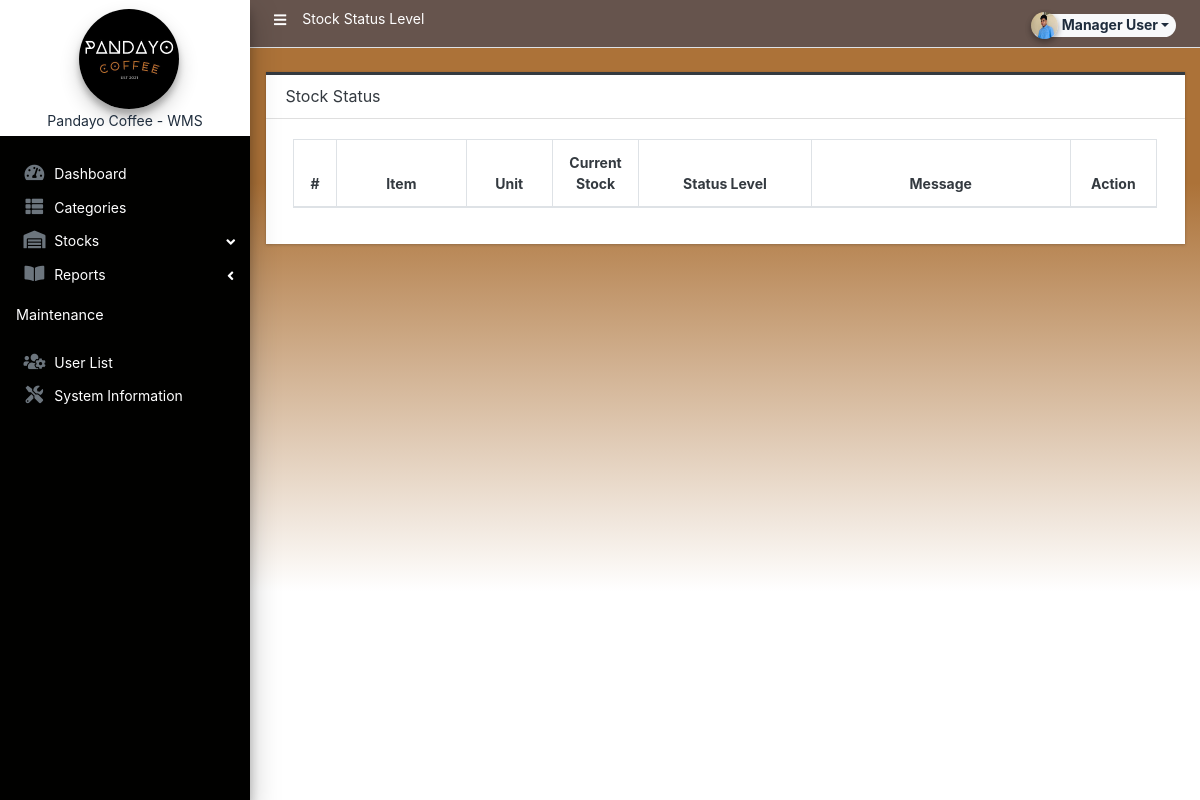
/admin/?page=stockStatus (signed in), run on an earlier commit of the app's database.
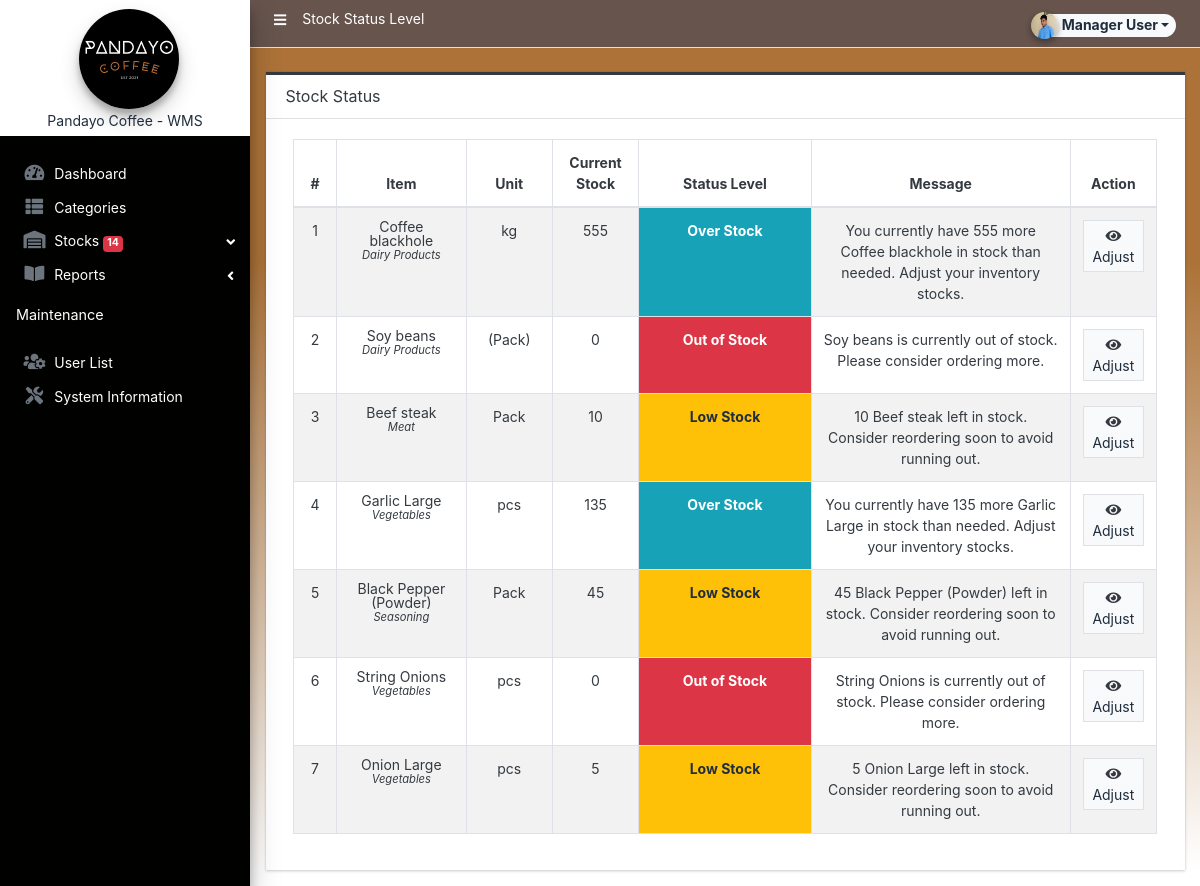
And on a later commit of the database.
### tables this page shows
CREATE TABLE `item_list` (
  `id` int(30) NOT NULL,
  `category_id` int(30) NOT NULL,
  `name` text NOT NULL,
  `unit` varchar(250) NOT NULL,
  `description` text NOT NULL,
  `status` tinyint(1) NOT NULL DEFAULT 1,
  `date_expiration` date NOT NULL,
  `delete_flag` tinyint(1) NOT NULL DEFAULT 0,
  `date_created` datetime NOT NULL DEFAULT current_timestamp(),
  `date_updated` datetime NOT NULL DEFAULT current_timestamp() ON UPDATE current_timestamp()
);

CREATE TABLE `category_list` (
  `id` int(30) NOT NULL,
  `name` text NOT NULL,
  `unit` varchar(250) NOT NULL DEFAULT 'pcs',
  `description` text NOT NULL,
  `status` tinyint(1) NOT NULL DEFAULT 1,
  `delete_flag` tinyint(1) NOT NULL DEFAULT 0,
  `date_created` datetime NOT NULL DEFAULT current_timestamp(),
  `date_updated` datetime NOT NULL DEFAULT current_timestamp() ON UPDATE current_timestamp()
);

### admin/stockStatus/index.php (the view, shortened to what the changed rows need)
<div class="card card-outline rounded-0 card-dark">
	<div class="card-body">
        <div class="container-fluid">
			<table class="table table-hover table-striped table-bordered text-center" id="list">
				<colgroup>
				</colgroup>
				<thead>
					<tr>
						<th>#</th>
						<th>Item</th>
						<th>Unit</th>
						<th>Current Stock</th>
						<th>Status Level</th>
						<th>Message</th>
						<th>Action</th>
					</tr>
				</thead>
				<tbody>
                <?php
					$i = 1;
					$qry = $conn->query("SELECT i.*, c.name AS category, (COALESCE((SELECT SUM(quantity) FROM stockin_list WHERE item_id = i.id),0) - COALESCE((SELECT SUM(quantity) FROM stockout_list WHERE item_id = i.id),0)) AS available, s.min_stock, s.max_stock FROM item_list i INNER JOIN category_list c ON i.category_id = c.id INNER JOIN stock_notif s ON s.id = 1 WHERE i.delete_flag = 0 ORDER BY i.date_updated DESC");
					while($row = $qry->fetch_assoc()):
						$name = $row['name'];
						$min_stock = (int) $row['min_stock'];
						$max_stock = (int) $row['max_stock'];
						$available_quantity = (int)$row['available'];
						$title = '';
						$message = '';
						if ($available_quantity == 0) {
							$title = "Out of Stock";
							$message = $name . " is currently out of stock. Please consider ordering more.";
							$class = "bg-danger";
						} elseif ($available_quantity <= $min_stock ) {
							$title = "Low Stock";
							$message = $available_quantity . " " . $name . " left in stock. Consider reordering soon to avoid running out.";
							$class = "bg-warning";
						} elseif ($available_quantity >= $max_stock) {
							$title = "Over Stock";
							$message = "You currently have " . $available_quantity . " more " . $name . " in stock than needed. Adjust your inventory stocks.";
							$class = "bg-info";
						} else {
							continue;
						}
					?>
						<tr>
							<td><?php echo $i++; ?></td>
							<td class="">
								<div style="line-height:1em">
									<div><?= $row['name'] ?></div>
									<div class="small"><i><?= $row['category'] ?></i></div>
								</div>
							</td>
							<td><?= $row['unit'] ?></td>
							<td><?= (int)$row['available'] ?></td>
							<td class="<?= $class ?>"><strong><?= $title ?></strong></td>
							<td><?= $message ?></td>
							<td><a class="btn btn-flat btn-sm btn-light bg-gradient-light border" href="./?page=stocks/view_stock&id=<?php echo $row['id'] ?>"><span class="fa fa-eye text-dark"></span> Adjust</a>
 </td>
						</tr>
				<?php endwhile; ?>
				</tbody>
			</table>
		</div>
	</div>
</div>

### admin/inc/navigation.php (shortened to what the changed rows need)
<aside class="main-sidebar sidebar-white navbar-dark elevation-4 sidebar-no-expand dark-bg">
  <div class="sidebar os-host os-theme-light os-host-overflow os-host-overflow-y os-host-resize-disabled os-host-transition os-host-scrollbar-horizontal-hidden">
    <div class="os-padding  nav-mt">
      <div class="os-viewport os-viewport-native-scrollbars-invisible" style="overflow-y: scroll;">
        <div class="os-content" style="padding: 0px 8px; height: 100%; width: 100%;">
          <nav class="mt-1">
            <ul class="nav nav-pills nav-sidebar flex-column text-sm nav-compact nav-flat nav-child-indent nav-collapse-hide-child" data-widget="treeview" role="menu" data-accordion="false">
              <li class="nav-item">
                <a href="#" class="nav-link">
                  <p style="color:white">
                    Stocks
                    <i class="right fas fa-angle-left"></i>
                    <?php
                      $count = 0;
                      $qry_count = $conn->query("SELECT COUNT(*) as count FROM `item_list` i INNER JOIN category_list c ON i.category_id = c.id INNER JOIN stock_notif s ON s.id = 1 WHERE i.delete_flag = 0 AND ((COALESCE((SELECT SUM(quantity) FROM `stockin_list` WHERE item_id = i.id),0) - COALESCE((SELECT SUM(quantity) FROM `stockout_list` WHERE item_id = i.id),0) - COALESCE((SELECT SUM(quantity) FROM `waste_list` WHERE item_id = i.id),0)) <= s.min_stock OR (COALESCE((SELECT SUM(quantity) FROM `stockin_list` WHERE item_id = i.id),0) - COALESCE((SELECT SUM(quantity) FROM `stockout_list` WHERE item_id = i.id),0) - COALESCE((SELECT SUM(quantity) FROM `waste_list` WHERE item_id = i.id),0)) >= s.max_stock)");
                      $count += $qry_count->fetch_assoc()['count'];
                      $qry_count = $conn->query("SELECT COUNT(*) AS count FROM stockin_list WHERE expire_date <= DATE_ADD(NOW(), INTERVAL 1 DAY) AND expire_date != '0000-00-00'");
                      $count += $qry_count->fetch_assoc()['count'];
                      if ($count > 0) {
                        echo '<span class="badge badge-danger">'.$count.'</span>';
                      }
                    ?>
                  </p>
                </a>
              </li>
            </ul>
          </nav>
        </div>
      </div>
    </div>
  </div>
</aside>

What changed in the data, as far as the page shows it:
added item_list: name "Coffee blackhole", category.name "Dairy Products", unit "kg", available "555", title "Over Stock", message "You currently have 555 more Coffee blackhole in stock than needed. Adjust your inventory stocks."
added item_list: name "Soy beans", category.name "Dairy Products", unit "(Pack)", available "0", title "Out of Stock", name "Soy beans is currently out of stock. Please consider ordering more."
added item_list: name "Beef steak", category.name "Meat", unit "Pack", available "10", title "Low Stock", message "10 Beef steak left in stock. Consider reordering soon to avoid running out."
now on this page (row edited): item_list: name "Garlic Large", category.name "Vegetables", unit "pcs", available "135", title "Over Stock", message "You currently have 135 more Garlic Large in stock than needed. Adjust your inventory stocks."
now on this page (row edited): item_list: name "Black Pepper (Powder)", category.name "Seasoning", unit "Pack", available "45", title "Low Stock", message "45 Black Pepper (Powder) left in stock. Consider reordering soon to avoid running out."
now on this page (row edited): item_list: name "String Onions", category.name "Vegetables", unit "pcs", available "0", title "Out of Stock", name "String Onions is currently out of stock. Please consider ordering more."
now on this page (row edited): item_list: name "Onion Large", category.name "Vegetables", unit "pcs", available "5", title "Low Stock", message "5 Onion Large left in stock. Consider reordering soon to avoid running out."
Also different on the page:
$count: (not shown) → "14"
